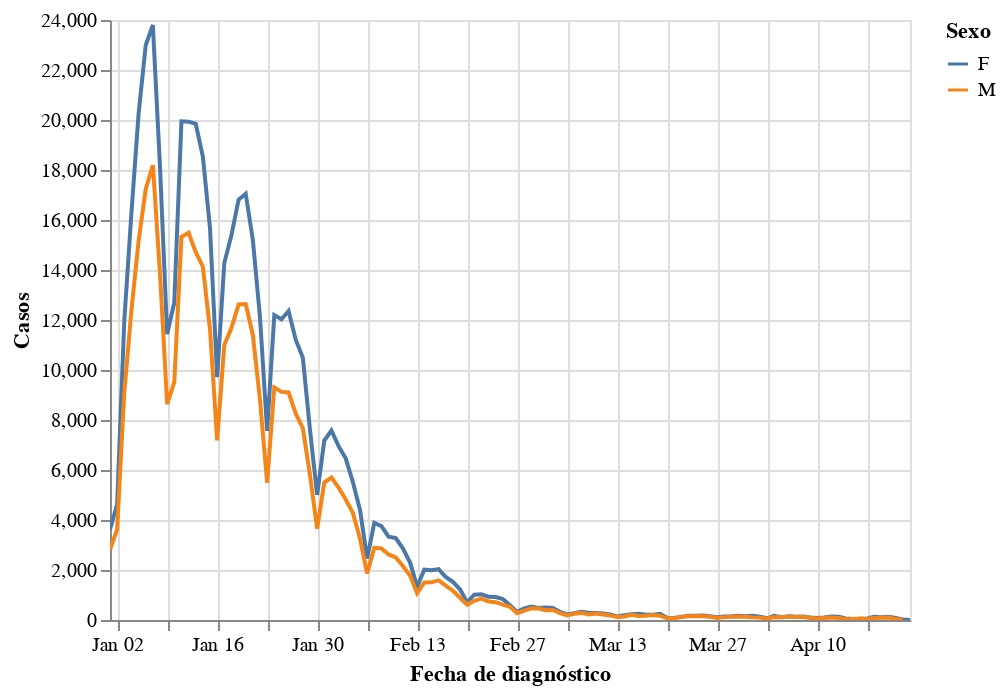

The code cell stored with this chart in its notebook:
### Code cell
alt.layer(
    cases.mark_line()
).interactive()

### Figure 1 — Vega-Lite specification as saved in the notebook (floating-point values rounded to 4 significant figures; data arrays with more than 128 entries replaced by an {"elided": "..."} marker saying what was removed)
{"config": {"view": {"continuousWidth": 400, "continuousHeight": 300}}, "layer": [{"mark": "line", "encoding": {"color": {"field": "Sexo", "type": "nominal"}, "x": {"field": "Fecha de diagnóstico", "type": "temporal"}, "y": {"field": "Casos", "type": "quantitative"}}, "selection": {"selector008": {"type": "interval", "bind": "scales", "encodings": ["x", "y"]}}}], "data": {"name": "data-809b97515cda7109cef760d2c4655f71"}, "$schema": "https://vega.github.io/schema/vega-lite/v4.17.0.json", "datasets": {"data-809b97515cda7109cef760d2c4655f71": {"elided": "225 records"}}}
